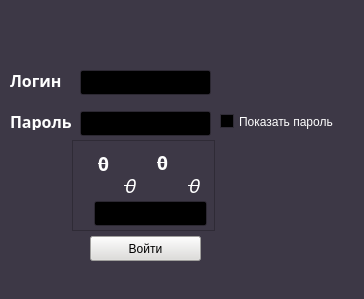
<?xml version="1.0" encoding="UTF-8"?>
<ui version="4.0">
 <class>Authorization</class>
 <widget class="QMainWindow" name="Authorization">
  <property name="geometry">
   <rect>
    <x>0</x>
    <y>0</y>
    <width>364</width>
    <height>299</height>
   </rect>
  </property>
  <property name="palette">
   <palette>
    <active>
     <colorrole role="WindowText">
      <brush brushstyle="SolidPattern">
       <color alpha="255">
        <red>255</red>
        <green>255</green>
        <blue>255</blue>
       </color>
      </brush>
     </colorrole>
     <colorrole role="Button">
      <brush brushstyle="SolidPattern">
       <color alpha="255">
        <red>61</red>
        <green>56</green>
        <blue>70</blue>
       </color>
      </brush>
     </colorrole>
     <colorrole role="Light">
      <brush brushstyle="SolidPattern">
       <color alpha="255">
        <red>92</red>
        <green>84</green>
        <blue>105</blue>
       </color>
      </brush>
     </colorrole>
     <colorrole role="Midlight">
      <brush brushstyle="SolidPattern">
       <color alpha="255">
        <red>76</red>
        <green>70</green>
        <blue>87</blue>
       </color>
      </brush>
     </colorrole>
     <colorrole role="Dark">
      <brush brushstyle="SolidPattern">
       <color alpha="255">
        <red>31</red>
        <green>28</green>
        <blue>35</blue>
       </color>
      </brush>
     </colorrole>
     <colorrole role="Mid">
      <brush brushstyle="SolidPattern">
       <color alpha="255">
        <red>41</red>
        <green>37</green>
        <blue>47</blue>
       </color>
      </brush>
     </colorrole>
     <colorrole role="Text">
      <brush brushstyle="SolidPattern">
       <color alpha="255">
        <red>255</red>
        <green>255</green>
        <blue>255</blue>
       </color>
      </brush>
     </colorrole>
     <colorrole role="BrightText">
      <brush brushstyle="SolidPattern">
       <color alpha="255">
        <red>255</red>
        <green>255</green>
        <blue>255</blue>
       </color>
      </brush>
     </colorrole>
     <colorrole role="ButtonText">
      <brush brushstyle="SolidPattern">
       <color alpha="255">
        <red>255</red>
        <green>255</green>
        <blue>255</blue>
       </color>
      </brush>
     </colorrole>
     <colorrole role="Base">
      <brush brushstyle="SolidPattern">
       <color alpha="255">
        <red>0</red>
        <green>0</green>
        <blue>0</blue>
       </color>
      </brush>
     </colorrole>
     <colorrole role="Window">
      <brush brushstyle="SolidPattern">
       <color alpha="255">
        <red>61</red>
        <green>56</green>
        <blue>70</blue>
       </color>
      </brush>
     </colorrole>
     <colorrole role="Shadow">
      <brush brushstyle="SolidPattern">
       <color alpha="255">
        <red>0</red>
        <green>0</green>
        <blue>0</blue>
       </color>
      </brush>
     </colorrole>
     <colorrole role="AlternateBase">
      <brush brushstyle="SolidPattern">
       <color alpha="255">
        <red>30</red>
        <green>28</green>
        <blue>35</blue>
       </color>
      </brush>
     </colorrole>
     <colorrole role="ToolTipBase">
      <brush brushstyle="SolidPattern">
       <color alpha="255">
        <red>255</red>
        <green>255</green>
        <blue>220</blue>
       </color>
      </brush>
     </colorrole>
     <colorrole role="ToolTipText">
      <brush brushstyle="SolidPattern">
       <color alpha="255">
        <red>0</red>
        <green>0</green>
        <blue>0</blue>
       </color>
      </brush>
     </colorrole>
     <colorrole role="PlaceholderText">
      <brush brushstyle="SolidPattern">
       <color alpha="127">
        <red>255</red>
        <green>255</green>
        <blue>255</blue>
       </color>
      </brush>
     </colorrole>
    </active>
    <inactive>
     <colorrole role="WindowText">
      <brush brushstyle="SolidPattern">
       <color alpha="255">
        <red>255</red>
        <green>255</green>
        <blue>255</blue>
       </color>
      </brush>
     </colorrole>
     <colorrole role="Button">
      <brush brushstyle="SolidPattern">
       <color alpha="255">
        <red>61</red>
        <green>56</green>
        <blue>70</blue>
       </color>
      </brush>
     </colorrole>
     <colorrole role="Light">
      <brush brushstyle="SolidPattern">
       <color alpha="255">
        <red>92</red>
        <green>84</green>
        <blue>105</blue>
       </color>
      </brush>
     </colorrole>
     <colorrole role="Midlight">
      <brush brushstyle="SolidPattern">
       <color alpha="255">
        <red>76</red>
        <green>70</green>
        <blue>87</blue>
       </color>
      </brush>
     </colorrole>
     <colorrole role="Dark">
      <brush brushstyle="SolidPattern">
       <color alpha="255">
        <red>31</red>
        <green>28</green>
        <blue>35</blue>
       </color>
      </brush>
     </colorrole>
     <colorrole role="Mid">
      <brush brushstyle="SolidPattern">
       <color alpha="255">
        <red>41</red>
        <green>37</green>
        <blue>47</blue>
       </color>
      </brush>
     </colorrole>
     <colorrole role="Text">
      <brush brushstyle="SolidPattern">
       <color alpha="255">
        <red>255</red>
        <green>255</green>
        <blue>255</blue>
       </color>
      </brush>
     </colorrole>
     <colorrole role="BrightText">
      <brush brushstyle="SolidPattern">
       <color alpha="255">
        <red>255</red>
        <green>255</green>
        <blue>255</blue>
       </color>
      </brush>
     </colorrole>
     <colorrole role="ButtonText">
      <brush brushstyle="SolidPattern">
       <color alpha="255">
        <red>255</red>
        <green>255</green>
        <blue>255</blue>
       </color>
      </brush>
     </colorrole>
     <colorrole role="Base">
      <brush brushstyle="SolidPattern">
       <color alpha="255">
        <red>0</red>
        <green>0</green>
        <blue>0</blue>
       </color>
      </brush>
     </colorrole>
     <colorrole role="Window">
      <brush brushstyle="SolidPattern">
       <color alpha="255">
        <red>61</red>
        <green>56</green>
        <blue>70</blue>
       </color>
      </brush>
     </colorrole>
     <colorrole role="Shadow">
      <brush brushstyle="SolidPattern">
       <color alpha="255">
        <red>0</red>
        <green>0</green>
        <blue>0</blue>
       </color>
      </brush>
     </colorrole>
     <colorrole role="AlternateBase">
      <brush brushstyle="SolidPattern">
       <color alpha="255">
        <red>30</red>
        <green>28</green>
        <blue>35</blue>
       </color>
      </brush>
     </colorrole>
     <colorrole role="ToolTipBase">
      <brush brushstyle="SolidPattern">
       <color alpha="255">
        <red>255</red>
        <green>255</green>
        <blue>220</blue>
       </color>
      </brush>
     </colorrole>
     <colorrole role="ToolTipText">
      <brush brushstyle="SolidPattern">
       <color alpha="255">
        <red>0</red>
        <green>0</green>
        <blue>0</blue>
       </color>
      </brush>
     </colorrole>
     <colorrole role="PlaceholderText">
      <brush brushstyle="SolidPattern">
       <color alpha="127">
        <red>255</red>
        <green>255</green>
        <blue>255</blue>
       </color>
      </brush>
     </colorrole>
    </inactive>
    <disabled>
     <colorrole role="WindowText">
      <brush brushstyle="SolidPattern">
       <color alpha="255">
        <red>31</red>
        <green>28</green>
        <blue>35</blue>
       </color>
      </brush>
     </colorrole>
     <colorrole role="Button">
      <brush brushstyle="SolidPattern">
       <color alpha="255">
        <red>61</red>
        <green>56</green>
        <blue>70</blue>
       </color>
      </brush>
     </colorrole>
     <colorrole role="Light">
      <brush brushstyle="SolidPattern">
       <color alpha="255">
        <red>92</red>
        <green>84</green>
        <blue>105</blue>
       </color>
      </brush>
     </colorrole>
     <colorrole role="Midlight">
      <brush brushstyle="SolidPattern">
       <color alpha="255">
        <red>76</red>
        <green>70</green>
        <blue>87</blue>
       </color>
      </brush>
     </colorrole>
     <colorrole role="Dark">
      <brush brushstyle="SolidPattern">
       <color alpha="255">
        <red>31</red>
        <green>28</green>
        <blue>35</blue>
       </color>
      </brush>
     </colorrole>
     <colorrole role="Mid">
      <brush brushstyle="SolidPattern">
       <color alpha="255">
        <red>41</red>
        <green>37</green>
        <blue>47</blue>
       </color>
      </brush>
     </colorrole>
     <colorrole role="Text">
      <brush brushstyle="SolidPattern">
       <color alpha="255">
        <red>31</red>
        <green>28</green>
        <blue>35</blue>
       </color>
      </brush>
     </colorrole>
     <colorrole role="BrightText">
      <brush brushstyle="SolidPattern">
       <color alpha="255">
        <red>255</red>
        <green>255</green>
        <blue>255</blue>
       </color>
      </brush>
     </colorrole>
     <colorrole role="ButtonText">
      <brush brushstyle="SolidPattern">
       <color alpha="255">
        <red>31</red>
        <green>28</green>
        <blue>35</blue>
       </color>
      </brush>
     </colorrole>
     <colorrole role="Base">
      <brush brushstyle="SolidPattern">
       <color alpha="255">
        <red>61</red>
        <green>56</green>
        <blue>70</blue>
       </color>
      </brush>
     </colorrole>
     <colorrole role="Window">
      <brush brushstyle="SolidPattern">
       <color alpha="255">
        <red>61</red>
        <green>56</green>
        <blue>70</blue>
       </color>
      </brush>
     </colorrole>
     <colorrole role="Shadow">
      <brush brushstyle="SolidPattern">
       <color alpha="255">
        <red>0</red>
        <green>0</green>
        <blue>0</blue>
       </color>
      </brush>
     </colorrole>
     <colorrole role="AlternateBase">
      <brush brushstyle="SolidPattern">
       <color alpha="255">
        <red>61</red>
        <green>56</green>
        <blue>70</blue>
       </color>
      </brush>
     </colorrole>
     <colorrole role="ToolTipBase">
      <brush brushstyle="SolidPattern">
       <color alpha="255">
        <red>255</red>
        <green>255</green>
        <blue>220</blue>
       </color>
      </brush>
     </colorrole>
     <colorrole role="ToolTipText">
      <brush brushstyle="SolidPattern">
       <color alpha="255">
        <red>0</red>
        <green>0</green>
        <blue>0</blue>
       </color>
      </brush>
     </colorrole>
     <colorrole role="PlaceholderText">
      <brush brushstyle="SolidPattern">
       <color alpha="127">
        <red>31</red>
        <green>28</green>
        <blue>35</blue>
       </color>
      </brush>
     </colorrole>
    </disabled>
   </palette>
  </property>
  <property name="windowTitle">
   <string>Авторизация</string>
  </property>
  <widget class="QWidget" name="centralwidget">
   <widget class="QFrame" name="FR_Captcha">
    <property name="geometry">
     <rect>
      <x>72</x>
      <y>140</y>
      <width>143</width>
      <height>91</height>
     </rect>
    </property>
    <property name="frameShape">
     <enum>QFrame::StyledPanel</enum>
    </property>
    <property name="frameShadow">
     <enum>QFrame::Raised</enum>
    </property>
    <widget class="QLabel" name="LB_captcha1">
     <property name="geometry">
      <rect>
       <x>26</x>
       <y>5</y>
       <width>20</width>
       <height>36</height>
      </rect>
     </property>
     <property name="font">
      <font>
       <family>Noto Serif Ethiopic</family>
       <pointsize>14</pointsize>
       <italic>false</italic>
       <bold>true</bold>
       <strikeout>true</strikeout>
      </font>
     </property>
     <property name="text">
      <string>0</string>
     </property>
    </widget>
    <widget class="QLabel" name="LB_captcha2">
     <property name="geometry">
      <rect>
       <x>52</x>
       <y>27</y>
       <width>18</width>
       <height>36</height>
      </rect>
     </property>
     <property name="font">
      <font>
       <family>Noto Serif Ethiopic</family>
       <pointsize>14</pointsize>
       <italic>true</italic>
       <bold>false</bold>
       <strikeout>true</strikeout>
      </font>
     </property>
     <property name="text">
      <string>0</string>
     </property>
    </widget>
    <widget class="QLabel" name="LB_captcha3">
     <property name="geometry">
      <rect>
       <x>85</x>
       <y>4</y>
       <width>20</width>
       <height>36</height>
      </rect>
     </property>
     <property name="font">
      <font>
       <family>Noto Serif Ethiopic</family>
       <pointsize>14</pointsize>
       <italic>false</italic>
       <bold>true</bold>
       <underline>false</underline>
       <strikeout>true</strikeout>
       <kerning>true</kerning>
      </font>
     </property>
     <property name="text">
      <string>0</string>
     </property>
    </widget>
    <widget class="QLabel" name="LB_captcha4">
     <property name="geometry">
      <rect>
       <x>116</x>
       <y>27</y>
       <width>21</width>
       <height>36</height>
      </rect>
     </property>
     <property name="font">
      <font>
       <family>Noto Serif Ethiopic</family>
       <pointsize>14</pointsize>
       <italic>true</italic>
       <bold>false</bold>
       <strikeout>true</strikeout>
      </font>
     </property>
     <property name="text">
      <string>0</string>
     </property>
    </widget>
    <widget class="QLineEdit" name="TB_Captcha">
     <property name="geometry">
      <rect>
       <x>22</x>
       <y>61</y>
       <width>113</width>
       <height>25</height>
      </rect>
     </property>
    </widget>
   </widget>
   <widget class="QCheckBox" name="CHKB_ShowPass">
    <property name="geometry">
     <rect>
      <x>220</x>
      <y>110</y>
      <width>141</width>
      <height>23</height>
     </rect>
    </property>
    <property name="layoutDirection">
     <enum>Qt::LeftToRight</enum>
    </property>
    <property name="text">
     <string>Показать пароль</string>
    </property>
    <property name="tristate">
     <bool>false</bool>
    </property>
   </widget>
   <widget class="QPushButton" name="BTN_Login">
    <property name="geometry">
     <rect>
      <x>90</x>
      <y>236</y>
      <width>111</width>
      <height>25</height>
     </rect>
    </property>
    <property name="palette">
     <palette>
      <active>
       <colorrole role="WindowText">
        <brush brushstyle="SolidPattern">
         <color alpha="255">
          <red>0</red>
          <green>0</green>
          <blue>0</blue>
         </color>
        </brush>
       </colorrole>
       <colorrole role="Button">
        <brush brushstyle="SolidPattern">
         <color alpha="255">
          <red>222</red>
          <green>221</green>
          <blue>218</blue>
         </color>
        </brush>
       </colorrole>
       <colorrole role="Light">
        <brush brushstyle="SolidPattern">
         <color alpha="255">
          <red>255</red>
          <green>255</green>
          <blue>255</blue>
         </color>
        </brush>
       </colorrole>
       <colorrole role="Midlight">
        <brush brushstyle="SolidPattern">
         <color alpha="255">
          <red>238</red>
          <green>238</green>
          <blue>236</blue>
         </color>
        </brush>
       </colorrole>
       <colorrole role="Dark">
        <brush brushstyle="SolidPattern">
         <color alpha="255">
          <red>111</red>
          <green>110</green>
          <blue>109</blue>
         </color>
        </brush>
       </colorrole>
       <colorrole role="Mid">
        <brush brushstyle="SolidPattern">
         <color alpha="255">
          <red>148</red>
          <green>147</green>
          <blue>145</blue>
         </color>
        </brush>
       </colorrole>
       <colorrole role="Text">
        <brush brushstyle="SolidPattern">
         <color alpha="255">
          <red>0</red>
          <green>0</green>
          <blue>0</blue>
         </color>
        </brush>
       </colorrole>
       <colorrole role="BrightText">
        <brush brushstyle="SolidPattern">
         <color alpha="255">
          <red>255</red>
          <green>255</green>
          <blue>255</blue>
         </color>
        </brush>
       </colorrole>
       <colorrole role="ButtonText">
        <brush brushstyle="SolidPattern">
         <color alpha="255">
          <red>0</red>
          <green>0</green>
          <blue>0</blue>
         </color>
        </brush>
       </colorrole>
       <colorrole role="Base">
        <brush brushstyle="SolidPattern">
         <color alpha="255">
          <red>255</red>
          <green>255</green>
          <blue>255</blue>
         </color>
        </brush>
       </colorrole>
       <colorrole role="Window">
        <brush brushstyle="SolidPattern">
         <color alpha="255">
          <red>222</red>
          <green>221</green>
          <blue>218</blue>
         </color>
        </brush>
       </colorrole>
       <colorrole role="Shadow">
        <brush brushstyle="SolidPattern">
         <color alpha="255">
          <red>0</red>
          <green>0</green>
          <blue>0</blue>
         </color>
        </brush>
       </colorrole>
       <colorrole role="AlternateBase">
        <brush brushstyle="SolidPattern">
         <color alpha="255">
          <red>238</red>
          <green>238</green>
          <blue>236</blue>
         </color>
        </brush>
       </colorrole>
       <colorrole role="ToolTipBase">
        <brush brushstyle="SolidPattern">
         <color alpha="255">
          <red>255</red>
          <green>255</green>
          <blue>220</blue>
         </color>
        </brush>
       </colorrole>
       <colorrole role="ToolTipText">
        <brush brushstyle="SolidPattern">
         <color alpha="255">
          <red>0</red>
          <green>0</green>
          <blue>0</blue>
         </color>
        </brush>
       </colorrole>
       <colorrole role="PlaceholderText">
        <brush brushstyle="SolidPattern">
         <color alpha="127">
          <red>0</red>
          <green>0</green>
          <blue>0</blue>
         </color>
        </brush>
       </colorrole>
      </active>
      <inactive>
       <colorrole role="WindowText">
        <brush brushstyle="SolidPattern">
         <color alpha="255">
          <red>0</red>
          <green>0</green>
          <blue>0</blue>
         </color>
        </brush>
       </colorrole>
       <colorrole role="Button">
        <brush brushstyle="SolidPattern">
         <color alpha="255">
          <red>222</red>
          <green>221</green>
          <blue>218</blue>
         </color>
        </brush>
       </colorrole>
       <colorrole role="Light">
        <brush brushstyle="SolidPattern">
         <color alpha="255">
          <red>255</red>
          <green>255</green>
          <blue>255</blue>
         </color>
        </brush>
       </colorrole>
       <colorrole role="Midlight">
        <brush brushstyle="SolidPattern">
         <color alpha="255">
          <red>238</red>
          <green>238</green>
          <blue>236</blue>
         </color>
        </brush>
       </colorrole>
       <colorrole role="Dark">
        <brush brushstyle="SolidPattern">
         <color alpha="255">
          <red>111</red>
          <green>110</green>
          <blue>109</blue>
         </color>
        </brush>
       </colorrole>
       <colorrole role="Mid">
        <brush brushstyle="SolidPattern">
         <color alpha="255">
          <red>148</red>
          <green>147</green>
          <blue>145</blue>
         </color>
        </brush>
       </colorrole>
       <colorrole role="Text">
        <brush brushstyle="SolidPattern">
         <color alpha="255">
          <red>0</red>
          <green>0</green>
          <blue>0</blue>
         </color>
        </brush>
       </colorrole>
       <colorrole role="BrightText">
        <brush brushstyle="SolidPattern">
         <color alpha="255">
          <red>255</red>
          <green>255</green>
          <blue>255</blue>
         </color>
        </brush>
       </colorrole>
       <colorrole role="ButtonText">
        <brush brushstyle="SolidPattern">
         <color alpha="255">
          <red>0</red>
          <green>0</green>
          <blue>0</blue>
         </color>
        </brush>
       </colorrole>
       <colorrole role="Base">
        <brush brushstyle="SolidPattern">
         <color alpha="255">
          <red>255</red>
          <green>255</green>
          <blue>255</blue>
         </color>
        </brush>
       </colorrole>
       <colorrole role="Window">
        <brush brushstyle="SolidPattern">
         <color alpha="255">
          <red>222</red>
          <green>221</green>
          <blue>218</blue>
         </color>
        </brush>
       </colorrole>
       <colorrole role="Shadow">
        <brush brushstyle="SolidPattern">
         <color alpha="255">
          <red>0</red>
          <green>0</green>
          <blue>0</blue>
         </color>
        </brush>
       </colorrole>
       <colorrole role="AlternateBase">
        <brush brushstyle="SolidPattern">
         <color alpha="255">
          <red>238</red>
          <green>238</green>
          <blue>236</blue>
         </color>
        </brush>
       </colorrole>
       <colorrole role="ToolTipBase">
        <brush brushstyle="SolidPattern">
         <color alpha="255">
          <red>255</red>
          <green>255</green>
          <blue>220</blue>
         </color>
        </brush>
       </colorrole>
       <colorrole role="ToolTipText">
        <brush brushstyle="SolidPattern">
         <color alpha="255">
          <red>0</red>
          <green>0</green>
          <blue>0</blue>
         </color>
        </brush>
       </colorrole>
       <colorrole role="PlaceholderText">
        <brush brushstyle="SolidPattern">
         <color alpha="127">
          <red>0</red>
          <green>0</green>
          <blue>0</blue>
         </color>
        </brush>
       </colorrole>
      </inactive>
      <disabled>
       <colorrole role="WindowText">
        <brush brushstyle="SolidPattern">
         <color alpha="255">
          <red>111</red>
          <green>110</green>
          <blue>109</blue>
         </color>
        </brush>
       </colorrole>
       <colorrole role="Button">
        <brush brushstyle="SolidPattern">
         <color alpha="255">
          <red>222</red>
          <green>221</green>
          <blue>218</blue>
         </color>
        </brush>
       </colorrole>
       <colorrole role="Light">
        <brush brushstyle="SolidPattern">
         <color alpha="255">
          <red>255</red>
          <green>255</green>
          <blue>255</blue>
         </color>
        </brush>
       </colorrole>
       <colorrole role="Midlight">
        <brush brushstyle="SolidPattern">
         <color alpha="255">
          <red>238</red>
          <green>238</green>
          <blue>236</blue>
         </color>
        </brush>
       </colorrole>
       <colorrole role="Dark">
        <brush brushstyle="SolidPattern">
         <color alpha="255">
          <red>111</red>
          <green>110</green>
          <blue>109</blue>
         </color>
        </brush>
       </colorrole>
       <colorrole role="Mid">
        <brush brushstyle="SolidPattern">
         <color alpha="255">
          <red>148</red>
          <green>147</green>
          <blue>145</blue>
         </color>
        </brush>
       </colorrole>
       <colorrole role="Text">
        <brush brushstyle="SolidPattern">
         <color alpha="255">
          <red>111</red>
          <green>110</green>
          <blue>109</blue>
         </color>
        </brush>
       </colorrole>
       <colorrole role="BrightText">
        <brush brushstyle="SolidPattern">
         <color alpha="255">
          <red>255</red>
          <green>255</green>
          <blue>255</blue>
         </color>
        </brush>
       </colorrole>
       <colorrole role="ButtonText">
        <brush brushstyle="SolidPattern">
         <color alpha="255">
          <red>111</red>
          <green>110</green>
          <blue>109</blue>
         </color>
        </brush>
       </colorrole>
       <colorrole role="Base">
        <brush brushstyle="SolidPattern">
         <color alpha="255">
          <red>222</red>
          <green>221</green>
          <blue>218</blue>
         </color>
        </brush>
       </colorrole>
       <colorrole role="Window">
        <brush brushstyle="SolidPattern">
         <color alpha="255">
          <red>222</red>
          <green>221</green>
          <blue>218</blue>
         </color>
        </brush>
       </colorrole>
       <colorrole role="Shadow">
        <brush brushstyle="SolidPattern">
         <color alpha="255">
          <red>0</red>
          <green>0</green>
          <blue>0</blue>
         </color>
        </brush>
       </colorrole>
       <colorrole role="AlternateBase">
        <brush brushstyle="SolidPattern">
         <color alpha="255">
          <red>222</red>
          <green>221</green>
          <blue>218</blue>
         </color>
        </brush>
       </colorrole>
       <colorrole role="ToolTipBase">
        <brush brushstyle="SolidPattern">
         <color alpha="255">
          <red>255</red>
          <green>255</green>
          <blue>220</blue>
         </color>
        </brush>
       </colorrole>
       <colorrole role="ToolTipText">
        <brush brushstyle="SolidPattern">
         <color alpha="255">
          <red>0</red>
          <green>0</green>
          <blue>0</blue>
         </color>
        </brush>
       </colorrole>
       <colorrole role="PlaceholderText">
        <brush brushstyle="SolidPattern">
         <color alpha="127">
          <red>111</red>
          <green>110</green>
          <blue>109</blue>
         </color>
        </brush>
       </colorrole>
      </disabled>
     </palette>
    </property>
    <property name="text">
     <string>Войти</string>
    </property>
   </widget>
   <widget class="QLabel" name="Password">
    <property name="geometry">
     <rect>
      <x>10</x>
      <y>113</y>
      <width>81</width>
      <height>17</height>
     </rect>
    </property>
    <property name="font">
     <font>
      <family>Noto Serif Ethiopic</family>
      <pointsize>12</pointsize>
      <bold>true</bold>
     </font>
    </property>
    <property name="text">
     <string>Пароль</string>
    </property>
   </widget>
   <widget class="QLineEdit" name="TB_Password">
    <property name="geometry">
     <rect>
      <x>80</x>
      <y>111</y>
      <width>131</width>
      <height>25</height>
     </rect>
    </property>
    <property name="maxLength">
     <number>20</number>
    </property>
    <property name="echoMode">
     <enum>QLineEdit::Password</enum>
    </property>
    <property name="placeholderText">
     <string/>
    </property>
   </widget>
   <widget class="QLabel" name="Login">
    <property name="geometry">
     <rect>
      <x>10</x>
      <y>70</y>
      <width>74</width>
      <height>20</height>
     </rect>
    </property>
    <property name="font">
     <font>
      <family>Noto Serif Ethiopic</family>
      <pointsize>12</pointsize>
      <italic>false</italic>
      <bold>true</bold>
      <underline>false</underline>
      <strikeout>false</strikeout>
     </font>
    </property>
    <property name="text">
     <string>Логин</string>
    </property>
   </widget>
   <widget class="QLineEdit" name="TB_Login">
    <property name="geometry">
     <rect>
      <x>80</x>
      <y>70</y>
      <width>131</width>
      <height>25</height>
     </rect>
    </property>
    <property name="placeholderText">
     <string/>
    </property>
   </widget>
  </widget>
 </widget>
 <resources/>
 <connections/>
</ui>
